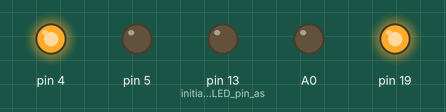
This sketch was run on a simulated Arduino Leonardo, built with avr-gcc and run on an emulated ATmega32U4. Shown: output pins drawn as LEDs (lit = HIGH). What the sketch prints to the serial monitor is not drawn.

Above: at 0.2 s.
At 23.0 s:
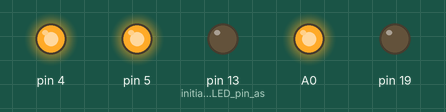
At 43.8 s:
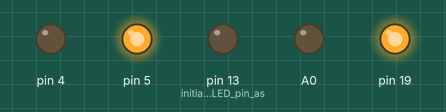
At 45.8 s:
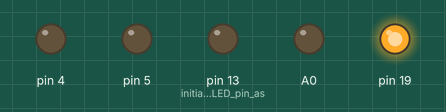
At 68.6 s:
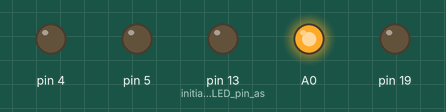
At 91.4 s:
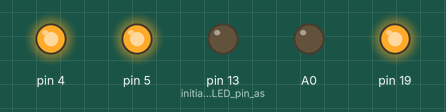
Timing chart, 0 to 92.2 s (numbered marks = the images above):
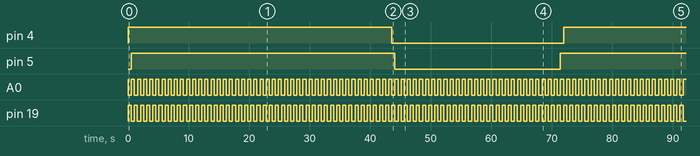

Measured:
- by itself, pin 4: alternates HIGH for 42.0 s and LOW for 28.4 s
- by itself, pin 5: alternates HIGH for 43.5 s and LOW for 27.3 s
- by itself, A0, pin 19: alternates HIGH for 0.50 s and LOW for 0.51 s

The sketch:

testSensorsAsClass.ino
```cpp
/**
 *
 * @TODO: after a decent number of iterations, this test produces an BufferOverflow for uint32_t
 *        guess, it's the trial to assign a negative value... FIXME!
 */


// including Sensors
#include "Sensors.h"

Sensor SENSORs[2];
Sensor activeSensor;

int i = 0;
int32_t currentAcceleration = -1;

void setup() {

  Serial.begin(9600);	// Initialize the Serial
  pinMode(13, OUTPUT); // initialize the LED pin as an output

  // waiting for serial just for debugging purposes
  while (!Serial) {
    // wait for serial port to connect. Needed for Leonardo only
    digitalWrite(13, HIGH); // wait for Serial to connect.
  }
  Serial.println("Serial is available.");
  Serial.println(" ");
  digitalWrite(13, LOW); // Serial now is available, switching of the led

  Serial.print("will initialize the SENSORs");
  activeSensor = initSensors();
  Serial.println(" .... DONE!");

  Serial.println();
  for (int ii = 0; ii < 2; ii++) {
    printSensor(SENSORs[ii]);
  }
  Serial.println();
  Serial.println();
}

void loop() {
  //printSensor(activeSensor);

  if (activeSensor.id == 4) {
    //Serial.println();
  }

  // read frequency, save and made decision to stop or start watering if necessary
  Serial.print("frequency calcultaion: ");
  Serial.print(activeSensor.frequency);
  Serial.print(" + ( 2000 * ");
  Serial.print(currentAcceleration);
  Serial.println(" )");
  uint32_t nextFrequency = (uint32_t)( (uint32_t)activeSensor.frequency + ( (uint32_t)2000 * (int32_t)currentAcceleration ) );
  if (i < 2) {
    nextFrequency = (uint32_t)100000;
  }
  Serial.print("nextFrequency: ");
  Serial.println(nextFrequency);
  activeSensor.setGradeOfDrynessByFrequency(nextFrequency);

  if (activeSensor.justChangedGradeOfDryness()) {
    if (activeSensor.gradeOfDryness >= 3) { // it gets too dry
      Serial.println();
      Serial.print("Change: Start watering: ");
      /* */
      Serial.print("power on relayPinNumber: ");
      Serial.print(activeSensor.relayPinNumber);
      Serial.print(" for sensor.id: ");
      Serial.println(activeSensor.id);
      digitalWrite(activeSensor.relayPinNumber, HIGH);
      printSensor(activeSensor);
      /* */
    } else if (activeSensor.gradeOfDryness <= 1) { // it gets too wet
      Serial.println();
      Serial.print("Change Stop watering: ");
      /* */
      Serial.print("power off relayPinNumber: ");
      Serial.print(activeSensor.relayPinNumber);
      Serial.print(" for sensor.id: ");
      Serial.println(activeSensor.id);
      digitalWrite(activeSensor.relayPinNumber, LOW);
      printSensor(activeSensor);
      /* */
    }
  }

  activeSensor = getNextSensor(activeSensor);
  //Serial.print("current free RAM: ");
  //Serial.println(getFreeRam());
  /* */
  if (nextFrequency > 75000) {
    currentAcceleration = (int32_t)-1;
  } else if (nextFrequency < 5000) {
    currentAcceleration = (int32_t)+1;
  }
  Serial.print("frequency: ");
  Serial.print(nextFrequency);
  Serial.print(" currentAcceleration: ");
  Serial.println(currentAcceleration);
  Serial.println();

  //Serial.print(".");
  delay(500);
  i++;
}

void printSensor(Sensor sensor) {
  Serial.print("Sensor{id: ");
  Serial.print(sensor.id);
  Serial.print(", sensorPinNumber: ");
  Serial.print(sensor.sensorPinNumber);
  Serial.print(", relayPinNumber: ");
  Serial.print(sensor.relayPinNumber);
  Serial.print(", frequency: ");
  Serial.print(sensor.frequency);
  Serial.print(", gradeOfDryness: ");
  Serial.print(sensor.gradeOfDryness);
  Serial.print(" (");
  Serial.print(sensor.getGradeOfDrynessLiterally());
  Serial.print(")");
  Serial.print(", previousGradeOfDryness: ");
  Serial.print(sensor.previousGradeOfDryness);
  Serial.print(", frequencyThresholdTooDry: ");
  Serial.print(sensor.frequencyThresholdTooDry);
  Serial.print(", frequencyThresholdTooWet: ");
  Serial.print(sensor.frequencyThresholdTooWet);
  Serial.println("};");
}

int getFreeRam () {
  extern int __heap_start, *__brkval;
  int v;
  return (int) &v - (__brkval == 0 ? (int) &__heap_start : (int) __brkval);
}
```

Sensors.cpp
```cpp
#include <Arduino.h>
#include "Sensors.h"

Sensor::Sensor (int pId, uint32_t pfrequencyThresholdTooDry, uint32_t pfrequencyThresholdTooWet) {
  id = pId;
  sensorPinNumber = (A0 + pId); // using analog pins A0 to A5
  relayPinNumber = (4 + pId); // using digital pins from 4 to 9
  frequency = (uint32_t)1;
  gradeOfDryness = -1;
  previousGradeOfDryness = 1;
  frequencyThresholdTooDry = pfrequencyThresholdTooDry;
  frequencyThresholdTooWet = pfrequencyThresholdTooWet;
}

void Sensor::setGradeOfDrynessByFrequency(uint32_t pFrequency) {
  //Serial.print("Sensor::setGradeOfDrynessByFrequency -> (before)previousGradeOfDryness: ");
  //Serial.println(previousGradeOfDryness);
  previousGradeOfDryness = gradeOfDryness; // saving the current value before setting a new one...
  //Serial.print("Sensor::setGradeOfDrynessByFrequency -> (after)previousGradeOfDryness: ");
  //Serial.println(previousGradeOfDryness);

  frequency = pFrequency;
  /* 1: tooWet (really less dryness); 2: wet (some more dryness), 3: tooDry (a lot of dryness)  */
  if (pFrequency >= frequencyThresholdTooDry) {
    gradeOfDryness = 3;
  } else if (pFrequency <= frequencyThresholdTooWet) {
    gradeOfDryness = 1;
  } else {
    gradeOfDryness = 2;
  }
}

/* 1: tooWet (really less dryness); 2: wet (some more dryness), 3: tooDry (a lot of dryness)  */
const char* Sensor::getGradeOfDrynessLiterally() {
  if (gradeOfDryness <= 1) {
    return "tooWet";
  } else if (gradeOfDryness == 2) {
    return "wet";
  } else if (gradeOfDryness >= 3) {
    return "tooDry";
  }
}

bool Sensor::justChangedGradeOfDryness() {
  return previousGradeOfDryness != gradeOfDryness;
}

Sensor initSensors() {
  for (int i = 0; i < 2; i++) {
    // initialize the sensor struct

    Sensor sensor (i, (uint32_t)(50000 + i), (uint32_t)(14000 + i));

    SENSORs[i] = sensor;

    // initialize the sensors pin
    Serial.print(" initSensors: enabling output for sensorPin: ");
    Serial.print(SENSORs[i].sensorPinNumber);
    Serial.print(" for sensor.id: ");
    Serial.print(SENSORs[i].id);
    pinMode(SENSORs[i].sensorPinNumber, OUTPUT);
    // initialize the relays pin
    Serial.print(" initSensors: enabling output for relay: ");
    Serial.print(SENSORs[i].relayPinNumber);
    Serial.print(" for sensor.id: ");
    Serial.print(SENSORs[i].id);
    pinMode(SENSORs[i].relayPinNumber, OUTPUT);
  }

  // power on the first sensor
  digitalWrite(SENSORs[0].sensorPinNumber, HIGH);
  return SENSORs[0];
}

Sensor getNextSensor(Sensor sensor) {
  // power off the current sensor
  Serial.print("power off sensorPin: ");
  Serial.print(sensor.sensorPinNumber);
  Serial.print(" for sensor.id: ");
  Serial.println(sensor.id);
  digitalWrite(sensor.sensorPinNumber, LOW);
  // put the current status of this sensor into the array
  SENSORs[sensor.id] = sensor;

  Sensor nextSensor;
  if (sensor.id >= (sizeof(SENSORs) / sizeof(Sensor)) - 1) {
    nextSensor = SENSORs[0];
  } else {
    nextSensor =  SENSORs[(1 + sensor.id)];
  }

  // power on the next sensor
  Serial.print("power on sensorPin: ");
  Serial.print(nextSensor.sensorPinNumber);
  Serial.print(" for sensor.id: ");
  Serial.println(nextSensor.id);
  digitalWrite(nextSensor.sensorPinNumber, HIGH);
  return nextSensor;
}
```

Sensors.h
```cpp
#ifndef Sensors_h
#define Sensors_h

#include <Arduino.h>

class Sensor {
  public:
    int id;
    uint8_t sensorPinNumber;
    uint8_t relayPinNumber;
    uint32_t frequency;
    int gradeOfDryness; /* 1: tooWet (really less dryness); 2: wet (some more dryness), 3: tooDry (a lot of dryness)  */
    int previousGradeOfDryness;
    uint32_t frequencyThresholdTooDry;
    uint32_t frequencyThresholdTooWet;

    Sensor () {}; // null constructor: should NOT be used but for tests!
    Sensor (int, uint32_t, uint32_t); // id, frequencyThresholdTooDry, frequencyThresholdTooWet
    void setGradeOfDrynessByFrequency(uint32_t);
    const char* getGradeOfDrynessLiterally();
    bool justChangedGradeOfDryness();
};

Sensor initSensors();

Sensor getNextSensor(Sensor sensor);

extern Sensor SENSORs[2];

#endif
```
